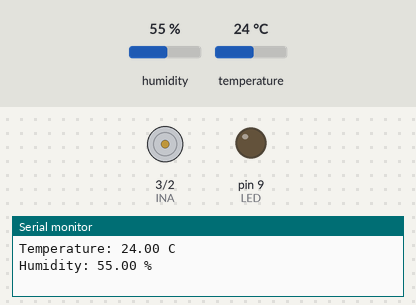
A sketch run on a simulated Arduino Uno, built with avr-gcc and run on an emulated ATmega328P. Parts: motor-driver pin pairs drawn as motors (green arrow = first pin HIGH = forward, orange = second pin HIGH = backward, longer = more drive), output pins drawn as LEDs (lit = HIGH), the last lines printed to the serial monitor. Inputs (shaded band) come from the test bench; at power-on: temperature 24 °C, humidity 55 %.

Above: at 1.3 s.
1.4 s: temperature set to 26 °C
At 6.3 s:
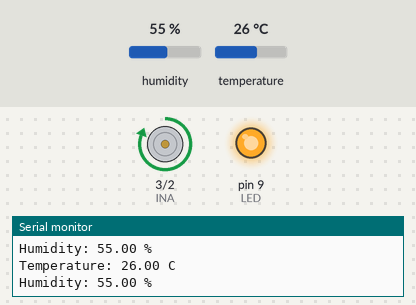
6.4 s: temperature set to 12 °C
At 9.8 s:
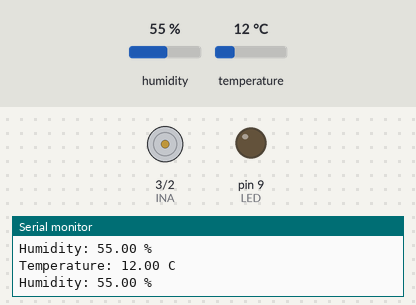
10.6 s: temperature set to 28 °C
At 16.7 s:
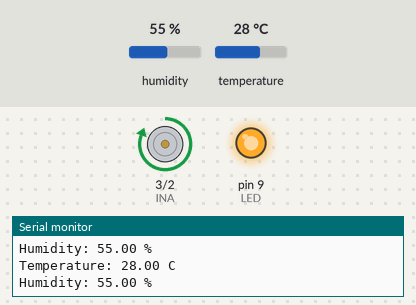
Timing chart, 0 to 18.2 s (numbered marks = the images above; inputs shaded):
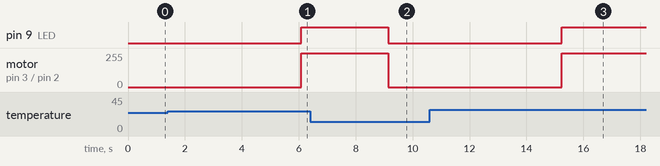

The sketch:

Fan_and_DHT11.ino
```cpp
#include <DHT11.h>

#define INA 3
#define INB 2
#define LED 9
DHT11 dht11(5);

void setup()
{
  Serial.begin(9600);
  pinMode(INA, OUTPUT);
  pinMode(INB, OUTPUT);
  pinMode(LED, OUTPUT);
  digitalWrite(LED, LOW);
}

void loop()
{
    float humidity = dht11.readHumidity();
    float temperature = dht11.readTemperature();

    if (temperature != -1 && humidity != -1)
    {
        Serial.print("Temperature: ");
        Serial.print(temperature);
        Serial.println(" C");

        Serial.print("Humidity: ");
        Serial.print(humidity);
        Serial.println(" %");
        Serial.print("\n");
    }
    else
    {
        // If the temperature or humidity reading failed, print an error message.
        Serial.println("Error reading data");
    }

    delay(2000);
    // Wait for 2 seconds before the next reading.

  if(temperature>=25)
  {
    digitalWrite(INA, HIGH);
    digitalWrite(INB, LOW);
    digitalWrite(LED, HIGH);
  }
  if(temperature < 25)
  {
    digitalWrite(INA, LOW);
    digitalWrite(INB, LOW);
    digitalWrite(LED, LOW);
  }
}
```

Measured:
- the behaviour switches between 24 and 25 °C on temperature (found by bisection; images 0 and 1)
- after the input at 1.4 s, pin 9 (LED): LOW → HIGH after 4.7 s; motor on pin 3 (INA) / pin 2 (INB): stopped → forward 255/255 after 4.7 s
- after the input at 6.4 s, pin 9 (LED): HIGH → LOW after 2.7 s; motor on pin 3 (INA) / pin 2 (INB): forward 255/255 → stopped after 2.7 s
- after the input at 10.6 s, pin 9 (LED): LOW → HIGH after 4.6 s; motor on pin 3 (INA) / pin 2 (INB): stopped → forward 255/255 after 4.6 s
